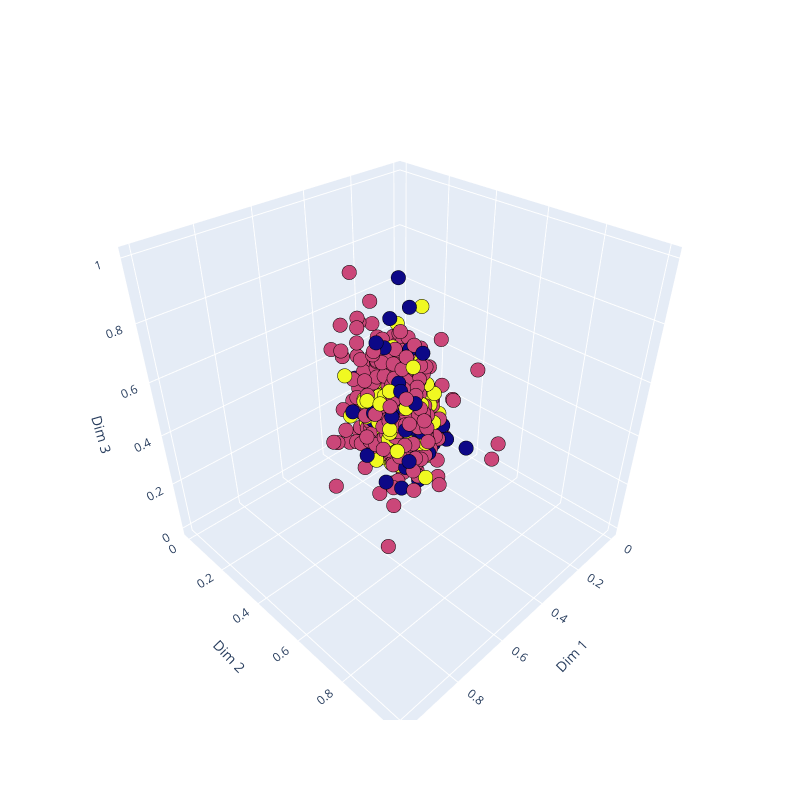

The notebook cell saved with this chart:
### Code cell
# 3d scatterplot using plotly
Scene = dict(xaxis = dict(title  = 'Dim 1'),yaxis = dict(title  = 'Dim 2'),zaxis = dict(title  = 'Dim 3'))

# model.labels_ is nothing but the predicted clusters i.e y_clusters
labels = model.labels_
trace = go.Scatter3d(x=x[:, 0], y=x[:, 1], z=x[:, 2], mode='markers',marker=dict(color = labels, size= 5, line=dict(color= 'black',width =1)))
layout = go.Layout(margin=dict(l=0,r=0),scene = Scene,height = 800,width = 800)
data = [trace]
fig = go.Figure(data = data, layout = layout)
fig.show()

### Figure 1 — Plotly figure (JSON) as saved in the notebook; plotly's stock layout.template omitted (floating-point values rounded to 4 significant figures; data arrays with more than 128 entries replaced by an {"elided": "..."} marker saying what was removed)
{"data": [{"marker": {"color": {"elided": "3307 int values"}, "line": {"color": "black", "width": 1}, "size": 5}, "mode": "markers", "type": "scatter3d", "x": {"elided": "3307 float values"}, "y": {"elided": "3307 float values"}, "z": {"elided": "3307 float values"}}], "layout": {"height": 800, "margin": {"l": 0, "r": 0}, "scene": {"xaxis": {"title": {"text": "Dim 1"}}, "yaxis": {"title": {"text": "Dim 2"}}, "zaxis": {"title": {"text": "Dim 3"}}}, "width": 800}}
